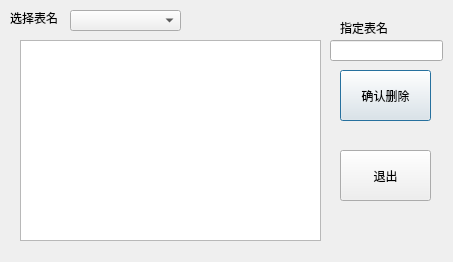
<?xml version="1.0" encoding="UTF-8"?>
<ui version="4.0">
 <class>delete_table</class>
 <widget class="QDialog" name="delete_table">
  <property name="geometry">
   <rect>
    <x>0</x>
    <y>0</y>
    <width>453</width>
    <height>262</height>
   </rect>
  </property>
  <property name="windowTitle">
   <string>Dialog</string>
  </property>
  <widget class="QTableWidget" name="tableWidget">
   <property name="geometry">
    <rect>
     <x>20</x>
     <y>40</y>
     <width>301</width>
     <height>201</height>
    </rect>
   </property>
  </widget>
  <widget class="QComboBox" name="comboBox">
   <property name="geometry">
    <rect>
     <x>70</x>
     <y>10</y>
     <width>111</width>
     <height>21</height>
    </rect>
   </property>
  </widget>
  <widget class="QLineEdit" name="tablename">
   <property name="geometry">
    <rect>
     <x>330</x>
     <y>40</y>
     <width>113</width>
     <height>21</height>
    </rect>
   </property>
  </widget>
  <widget class="QLabel" name="label">
   <property name="geometry">
    <rect>
     <x>10</x>
     <y>10</y>
     <width>53</width>
     <height>15</height>
    </rect>
   </property>
   <property name="text">
    <string>选择表名</string>
   </property>
  </widget>
  <widget class="QLabel" name="label_2">
   <property name="geometry">
    <rect>
     <x>340</x>
     <y>20</y>
     <width>53</width>
     <height>15</height>
    </rect>
   </property>
   <property name="text">
    <string>指定表名</string>
   </property>
  </widget>
  <widget class="QPushButton" name="delete_table_ok">
   <property name="geometry">
    <rect>
     <x>340</x>
     <y>70</y>
     <width>91</width>
     <height>51</height>
    </rect>
   </property>
   <property name="text">
    <string>确认删除</string>
   </property>
  </widget>
  <widget class="QPushButton" name="exit">
   <property name="geometry">
    <rect>
     <x>340</x>
     <y>150</y>
     <width>91</width>
     <height>51</height>
    </rect>
   </property>
   <property name="text">
    <string>退出</string>
   </property>
  </widget>
 </widget>
 <resources/>
 <connections/>
</ui>
